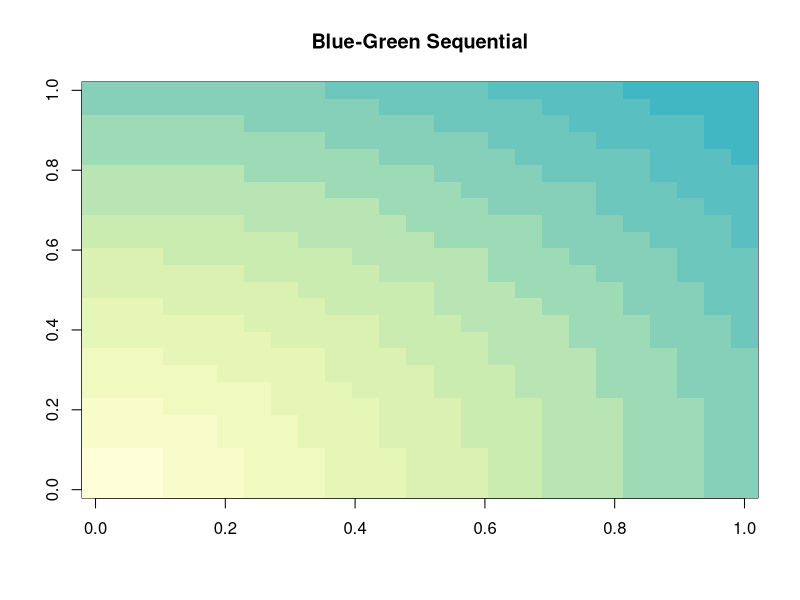
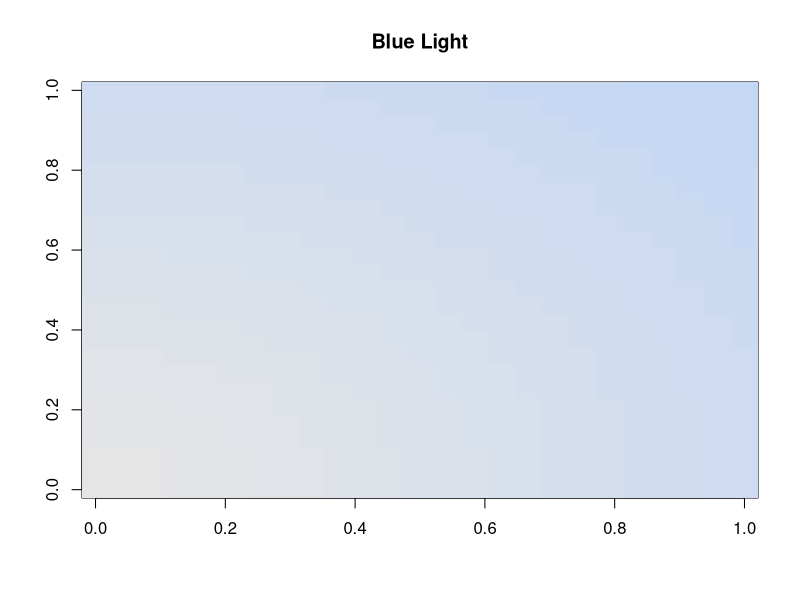
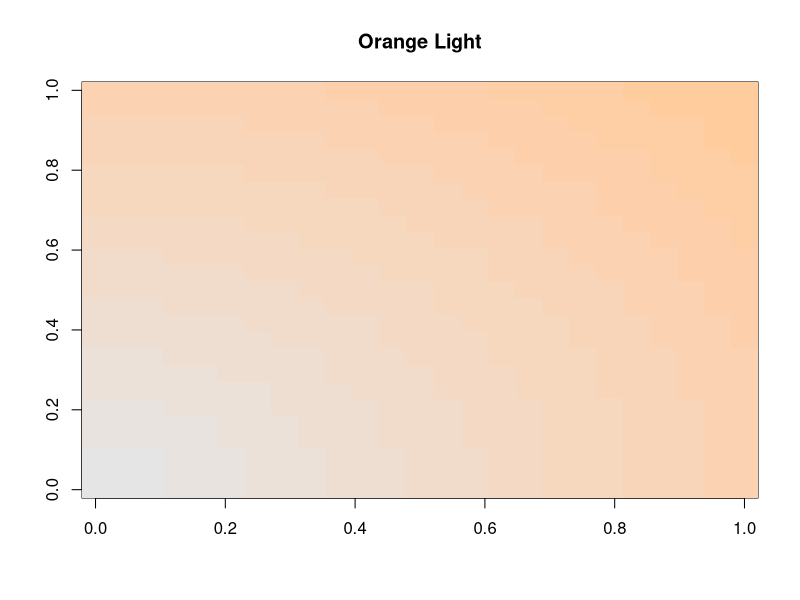
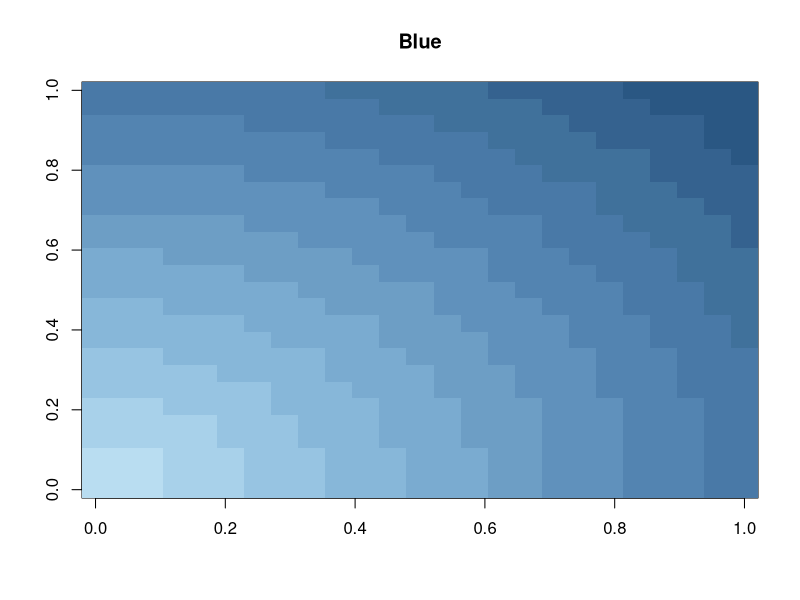
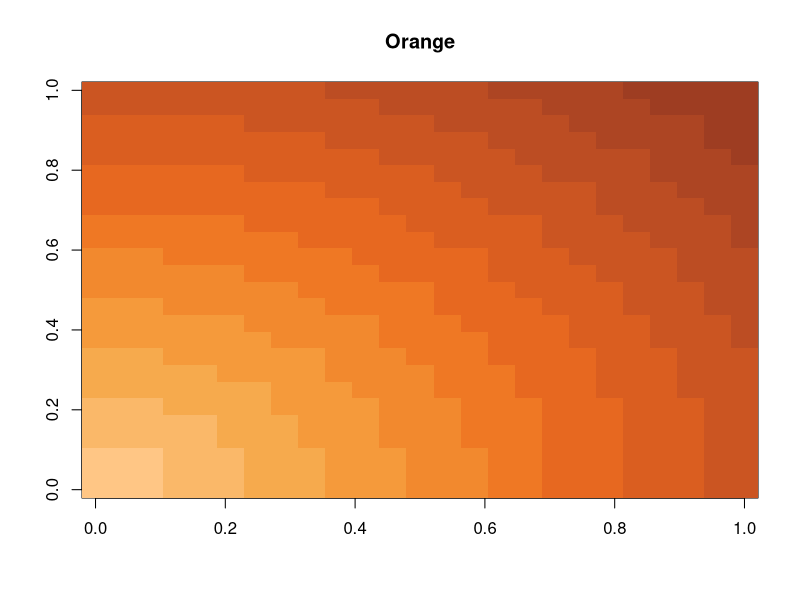
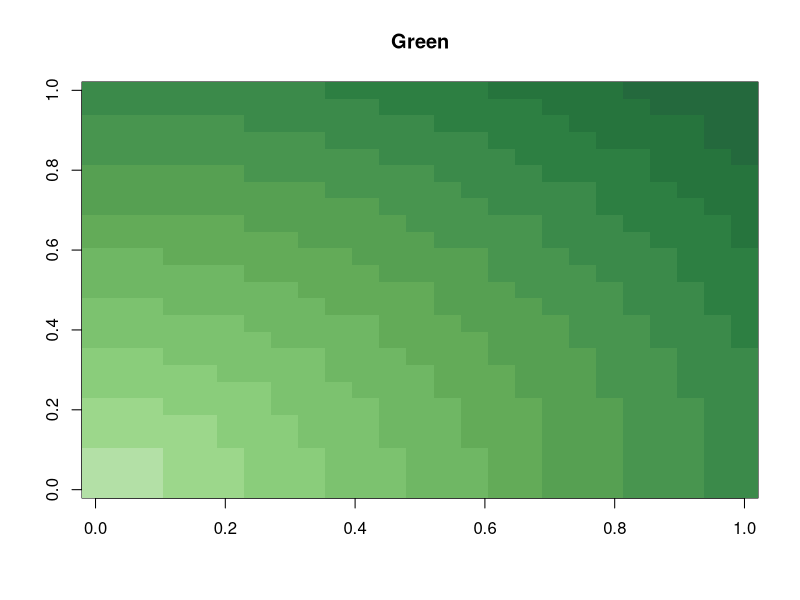
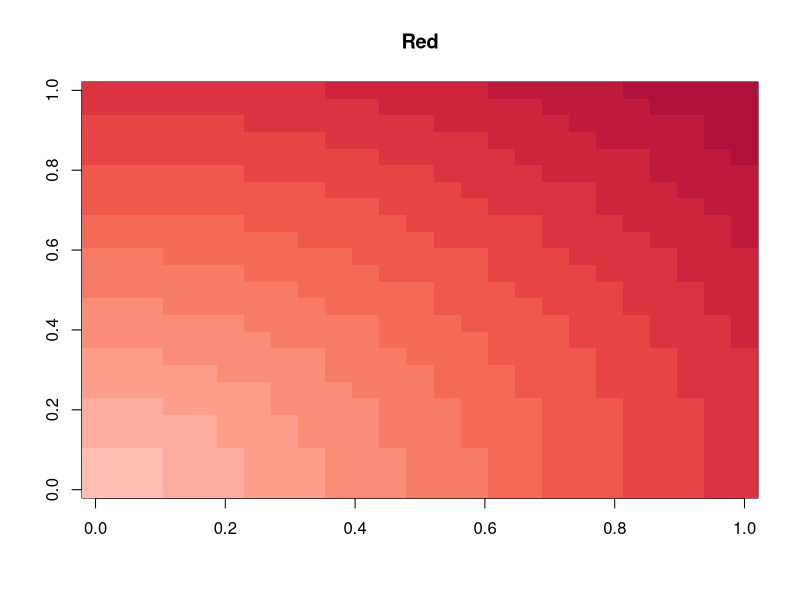
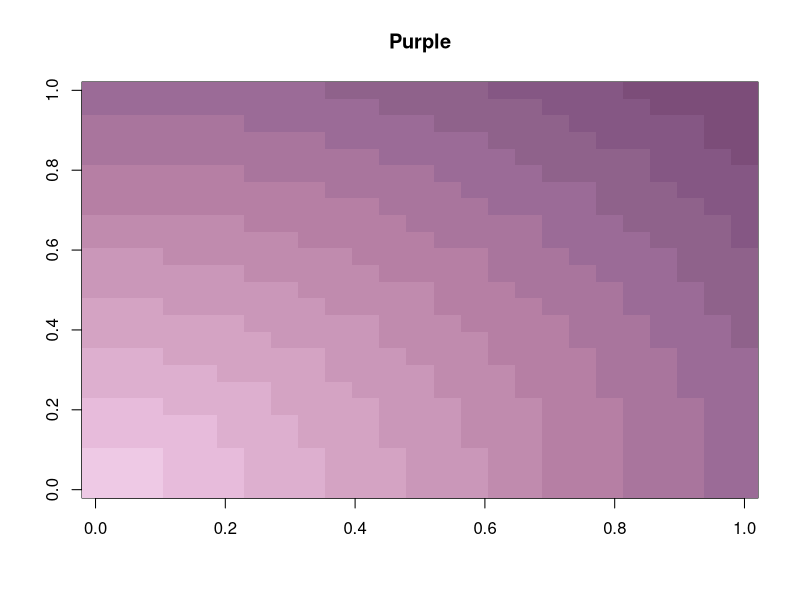

The R source for these figures, in order:
library(ggthemes)


### Name: tableau_gradient_pal
### Title: Tableau colour gradient palettes (continuous)
### Aliases: tableau_gradient_pal tableau_seq_gradient_pal
###   tableau_div_gradient_pal

### ** Examples

library("scales")

x <- seq(0, 1, length = 25)
r <- sqrt(outer(x ^ 2, x ^ 2, "+"))
palettes <-
  ggthemes_data[["tableau"]][["color-palettes"]][["ordered-sequential"]]
for (palname in names(palettes)) {
  col <- tableau_seq_gradient_pal(palname)(seq(0, 1, length = 12))
  image(r, col = col)
  title(main = palname)
}
